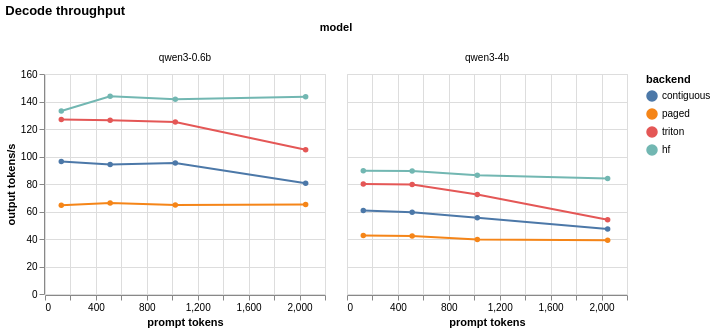

Source (Vega-Lite JSON):
### Vega-Lite specification from a JSON file in a GitHub repository (floating-point values rounded to 4 significant figures)
{"config": {"view": {"continuousWidth": 300, "continuousHeight": 300}}, "data": {"name": "data-6fe7d827c6c8f6a0edacb4b2dc399e47"}, "mark": {"type": "line", "point": true}, "encoding": {"color": {"field": "backend", "scale": {"domain": ["contiguous", "paged", "triton", "hf"]}, "type": "nominal"}, "column": {"field": "model", "type": "nominal"}, "x": {"field": "prompt_len", "title": "prompt tokens", "type": "quantitative"}, "y": {"field": "output_tps", "title": "output tokens/s", "type": "quantitative"}}, "height": 220, "title": "Decode throughput", "width": 280, "$schema": "https://vega.github.io/schema/vega-lite/v6.4.1.json", "datasets": {"data-6fe7d827c6c8f6a0edacb4b2dc399e47": [{"model": "qwen3-0.6b", "prompt_len": 128, "backend": "contiguous", "ttft_ms": 48.63, "output_tps": 96.29, "itl_p50_ms": 41.37, "itl_p90_ms": 41.94, "itl_p99_ms": 43.66}, {"model": "qwen3-0.6b", "prompt_len": 128, "backend": "paged", "ttft_ms": 103.6, "output_tps": 64.55, "itl_p50_ms": 60.94, "itl_p90_ms": 63.12, "itl_p99_ms": 78.1}, {"model": "qwen3-0.6b", "prompt_len": 128, "backend": "triton", "ttft_ms": 67.07, "output_tps": 126.9, "itl_p50_ms": 31.15, "itl_p90_ms": 31.76, "itl_p99_ms": 32.01}, {"model": "qwen3-0.6b", "prompt_len": 128, "backend": "hf", "ttft_ms": 182.4, "output_tps": 133.1, "itl_p50_ms": null, "itl_p90_ms": null, "itl_p99_ms": null}, {"model": "qwen3-0.6b", "prompt_len": 512, "backend": "contiguous", "ttft_ms": 52.57, "output_tps": 94.15, "itl_p50_ms": 42.6, "itl_p90_ms": 43.23, "itl_p99_ms": 43.47}, {"model": "qwen3-0.6b", "prompt_len": 512, "backend": "paged", "ttft_ms": 67.23, "output_tps": 66.23, "itl_p50_ms": 60.23, "itl_p90_ms": 61.16, "itl_p99_ms": 62.39}, {"model": "qwen3-0.6b", "prompt_len": 512, "backend": "triton", "ttft_ms": 67.45, "output_tps": 126.3, "itl_p50_ms": 31.33, "itl_p90_ms": 31.79, "itl_p99_ms": 32.71}, {"model": "qwen3-0.6b", "prompt_len": 512, "backend": "hf", "ttft_ms": 43.42, "output_tps": 143.8, "itl_p50_ms": null, "itl_p90_ms": null, "itl_p99_ms": null}, {"model": "qwen3-0.6b", "prompt_len": 1024, "backend": "contiguous", "ttft_ms": 110.1, "output_tps": 95.29, "itl_p50_ms": 41.48, "itl_p90_ms": 41.87, "itl_p99_ms": 42.18}, {"model": "qwen3-0.6b", "prompt_len": 1024, "backend": "paged", "ttft_ms": 85.81, "output_tps": 64.73, "itl_p50_ms": 61.47, "itl_p90_ms": 63.1, "itl_p99_ms": 64.53}, {"model": "qwen3-0.6b", "prompt_len": 1024, "backend": "triton", "ttft_ms": 84.98, "output_tps": 125.1, "itl_p50_ms": 31.56, "itl_p90_ms": 31.98, "itl_p99_ms": 32.26}, {"model": "qwen3-0.6b", "prompt_len": 1024, "backend": "hf", "ttft_ms": 56.81, "output_tps": 141.6, "itl_p50_ms": null, "itl_p90_ms": null, "itl_p99_ms": null}, {"model": "qwen3-0.6b", "prompt_len": 2048, "backend": "contiguous", "ttft_ms": 359.6, "output_tps": 80.62, "itl_p50_ms": 46.99, "itl_p90_ms": 48.2, "itl_p99_ms": 48.87}, {"model": "qwen3-0.6b", "prompt_len": 2048, "backend": "paged", "ttft_ms": 296.6, "output_tps": 65.14, "itl_p50_ms": 59.32, "itl_p90_ms": 60.28, "itl_p99_ms": 62.03}, {"model": "qwen3-0.6b", "prompt_len": 2048, "backend": "triton", "ttft_ms": 300.9, "output_tps": 104.9, "itl_p50_ms": 36.0, "itl_p90_ms": 36.6, "itl_p99_ms": 36.87}, {"model": "qwen3-0.6b", "prompt_len": 2048, "backend": "hf", "ttft_ms": 106.6, "output_tps": 143.4, "itl_p50_ms": null, "itl_p90_ms": null, "itl_p99_ms": null}, {"model": "qwen3-4b", "prompt_len": 128, "backend": "contiguous", "ttft_ms": 75.22, "output_tps": 60.72, "itl_p50_ms": 65.81, "itl_p90_ms": 66.91, "itl_p99_ms": 67.5}, {"model": "qwen3-4b", "prompt_len": 128, "backend": "paged", "ttft_ms": 104.6, "output_tps": 42.57, "itl_p50_ms": 93.72, "itl_p90_ms": 95.57, "itl_p99_ms": 98.18}, {"model": "qwen3-4b", "prompt_len": 128, "backend": "triton", "ttft_ms": 106.9, "output_tps": 80.05, "itl_p50_ms": 49.33, "itl_p90_ms": 50.36, "itl_p99_ms": 52.24}, {"model": "qwen3-4b", "prompt_len": 128, "backend": "hf", "ttft_ms": 92.08, "output_tps": 89.66, "itl_p50_ms": null, "itl_p90_ms": null, "itl_p99_ms": null}, {"model": "qwen3-4b", "prompt_len": 512, "backend": "contiguous", "ttft_ms": 151.6, "output_tps": 59.39, "itl_p50_ms": 66.74, "itl_p90_ms": 68.36, "itl_p99_ms": 69.83}, {"model": "qwen3-4b", "prompt_len": 512, "backend": "paged", "ttft_ms": 161.3, "output_tps": 42.16, "itl_p50_ms": 93.91, "itl_p90_ms": 96.15, "itl_p99_ms": 98.33}, {"model": "qwen3-4b", "prompt_len": 512, "backend": "triton", "ttft_ms": 160.9, "output_tps": 79.67, "itl_p50_ms": 49.31, "itl_p90_ms": 49.78, "itl_p99_ms": 52.81}, {"model": "qwen3-4b", "prompt_len": 512, "backend": "hf", "ttft_ms": 106.4, "output_tps": 89.48, "itl_p50_ms": null, "itl_p90_ms": null, "itl_p99_ms": null}, {"model": "qwen3-4b", "prompt_len": 1024, "backend": "contiguous", "ttft_ms": 350.6, "output_tps": 55.42, "itl_p50_ms": 69.86, "itl_p90_ms": 70.83, "itl_p99_ms": 73.32}, {"model": "qwen3-4b", "prompt_len": 1024, "backend": "paged", "ttft_ms": 315.2, "output_tps": 39.69, "itl_p50_ms": 95.15, "itl_p90_ms": 102.0, "itl_p99_ms": 169.1}, {"model": "qwen3-4b", "prompt_len": 1024, "backend": "triton", "ttft_ms": 313.0, "output_tps": 72.41, "itl_p50_ms": 53.17, "itl_p90_ms": 53.64, "itl_p99_ms": 54.32}, {"model": "qwen3-4b", "prompt_len": 1024, "backend": "hf", "ttft_ms": 221.5, "output_tps": 86.29, "itl_p50_ms": null, "itl_p90_ms": null, "itl_p99_ms": null}, {"model": "qwen3-4b", "prompt_len": 2048, "backend": "contiguous", "ttft_ms": 950.9, "output_tps": 47.24, "itl_p50_ms": 77.92, "itl_p90_ms": 78.76, "itl_p99_ms": 80.81}, {"model": "qwen3-4b", "prompt_len": 2048, "backend": "paged", "ttft_ms": 945.1, "output_tps": 39.06, "itl_p50_ms": 95.99, "itl_p90_ms": 97.63, "itl_p99_ms": 98.32}, {"model": "qwen3-4b", "prompt_len": 2048, "backend": "triton", "ttft_ms": 944.7, "output_tps": 53.97, "itl_p50_ms": 67.21, "itl_p90_ms": 67.77, "itl_p99_ms": 70.22}, {"model": "qwen3-4b", "prompt_len": 2048, "backend": "hf", "ttft_ms": 533.7, "output_tps": 84.02, "itl_p50_ms": null, "itl_p90_ms": null, "itl_p99_ms": null}]}}
